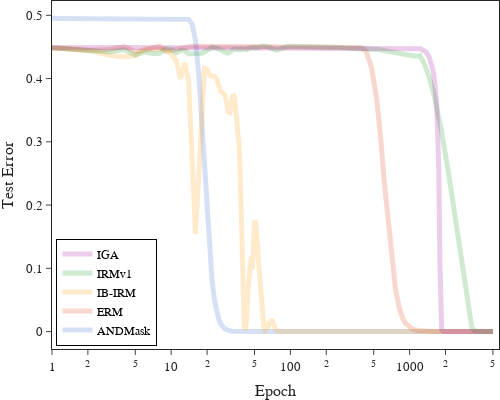

Notebook cell for this chart:
### Code cell
# define colors as a list 
colors = px.colors.qualitative.G10

# convert plotly hex colors to rgba to enable transparency adjustments
def hex_rgba(hex, transparency):
    col_hex = hex.lstrip('#')
    col_rgb = list(int(col_hex[i:i+2], 16) for i in (0, 2, 4))
    col_rgb.extend([transparency])
    areacol = tuple(col_rgb)
    return areacol

rgba = [hex_rgba(c, transparency=0.2) for c in colors]
colCycle = ['rgba'+str(elem) for elem in rgba]

# Make sure the colors run in cycles if there are more lines than colors
def next_col(cols):
    while True:
        for col in cols:
            yield col
line_color=next_col(cols=colCycle)

# plotly  figure
fig = go.Figure()

# add line and shaded area for each series and standards deviation
for i, col in enumerate(df):
    new_col = next(line_color)
    x = list(df.index.values+1)
    y1 = df[col]
    #y1_upper = [y for y in data[col + '__MAX']]
    #y1_lower = [y for y in data[col + '__MIN']]
    #y1_lower = y1_lower[::-1]

    # standard deviation area
    #fig.add_traces(go.Scatter(x=x+x[::-1],
          #                      y=y1_upper+y1_lower,
             #                   fill='tozerox',
           ##                     fillcolor=new_col,
            #                    line=dict(color='rgba(255,255,255,0)'),
             #                   showlegend=False,
             #                   name=col))

    # line trace   
    fig.add_traces(go.Scatter(x=x,
                              y=y1,
                              line=dict(color=new_col, width=5),
                              mode='lines',
                              name=col.split()[1])
                                )
# set x-axis
fig.update_layout(xaxis=dict(range=[0,3.75], type='log'),xaxis_title='Epoch', yaxis_title='Test Error')

fig.update_layout(template=plotly_template, # set style
                width= 500, height=400,
                  showlegend=True,# set size of plot,
                  #title='<b>Rate of Convergence</b>'
                ) # show the legend

fig.update_layout(
    legend=dict(
        x=0.01,
        y=0.01,
        traceorder="reversed",
        font=dict(
            size=12,
            color="black"
        ),
        bordercolor="Black",
        borderwidth=1
    ),
    xaxis=dict(mirror=True,
    ticks='outside',
    showline=True),
    yaxis=dict(mirror=True,
    ticks='outside',
    showline=True),
    autosize=True, 
    margin={'l': 0, 'r': 0, 't': 0, 'b': 0}, 
)

fig.show()

### Figure 1 — Plotly figure (JSON) as saved in the notebook; plotly's stock layout.template omitted (floating-point values rounded to 4 significant figures; data arrays with more than 128 entries replaced by an {"elided": "..."} marker saying what was removed)
{"data": [{"line": {"color": "rgba(51, 102, 204, 0.2)", "width": 5}, "mode": "lines", "name": "ANDMask", "type": "scatter", "x": {"elided": "5000 int values"}, "y": {"elided": "5000 float values"}}, {"line": {"color": "rgba(220, 57, 18, 0.2)", "width": 5}, "mode": "lines", "name": "ERM", "type": "scatter", "x": {"elided": "5000 int values"}, "y": {"elided": "5000 float values"}}, {"line": {"color": "rgba(255, 153, 0, 0.2)", "width": 5}, "mode": "lines", "name": "IB-IRM", "type": "scatter", "x": {"elided": "5000 int values"}, "y": {"elided": "5000 float values"}}, {"line": {"color": "rgba(16, 150, 24, 0.2)", "width": 5}, "mode": "lines", "name": "IRMv1", "type": "scatter", "x": {"elided": "5000 int values"}, "y": {"elided": "5000 float values"}}, {"line": {"color": "rgba(153, 0, 153, 0.2)", "width": 5}, "mode": "lines", "name": "IGA", "type": "scatter", "x": {"elided": "5000 int values"}, "y": {"elided": "5000 float values"}}], "layout": {"autosize": true, "height": 400, "legend": {"bordercolor": "Black", "borderwidth": 1, "font": {"color": "black", "size": 12}, "traceorder": "reversed", "x": 0.01, "y": 0.01}, "margin": {"b": 0, "l": 0, "r": 0, "t": 0}, "showlegend": true, "width": 500, "xaxis": {"mirror": true, "range": [0, 3.75], "showline": true, "ticks": "outside", "title": {"text": "Epoch"}, "type": "log"}, "yaxis": {"mirror": true, "showline": true, "ticks": "outside", "title": {"text": "Test Error"}}}}
